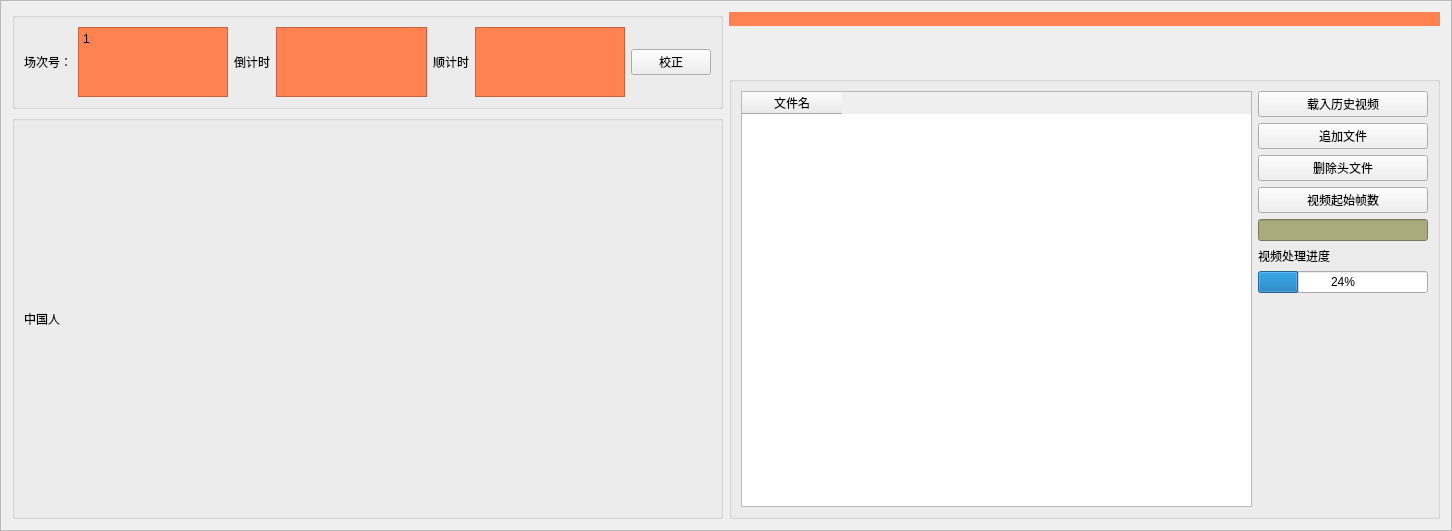
          <widget class="QFrame" name="frame">
           <property name="frameShape">
            <enum>QFrame::StyledPanel</enum>
           </property>
           <property name="frameShadow">
            <enum>QFrame::Raised</enum>
           </property>
           <layout class="QVBoxLayout" name="verticalLayout_20">
            <item>
             <layout class="QHBoxLayout" name="horizontalLayout_8" stretch="1,1">
              <item>
               <layout class="QVBoxLayout" name="verticalLayout_8" stretch="1,10">
                <item>
                 <widget class="QGroupBox" name="groupBox_2">
                  <property name="title">
                   <string/>
                  </property>
                  <layout class="QVBoxLayout" name="verticalLayout_18">
                   <item>
                    <layout class="QHBoxLayout" name="horizontalLayout_2">
                     <item>
                      <widget class="QLabel" name="label">
                       <property name="text">
                        <string>场次号：</string>
                       </property>
                      </widget>
                     </item>
                     <item>
                      <widget class="QTextEdit" name="sessionTextEdit">
                       <property name="styleSheet">
                        <string notr="true">background-color: rgb(255, 130, 80);</string>
                       </property>
                       <property name="html">
                        <string>&lt;!DOCTYPE HTML PUBLIC &quot;-//W3C//DTD HTML 4.0//EN&quot; &quot;http://www.w3.org/TR/REC-html40/strict.dtd&quot;&gt;
&lt;html&gt;&lt;head&gt;&lt;meta name=&quot;qrichtext&quot; content=&quot;1&quot; /&gt;&lt;style type=&quot;text/css&quot;&gt;
p, li { white-space: pre-wrap; }
&lt;/style&gt;&lt;/head&gt;&lt;body style=&quot; font-family:'SimSun'; font-size:9pt; font-weight:400; font-style:normal;&quot;&gt;
&lt;p style=&quot; margin-top:0px; margin-bottom:0px; margin-left:0px; margin-right:0px; -qt-block-indent:0; text-indent:0px;&quot;&gt;1&lt;/p&gt;&lt;/body&gt;&lt;/html&gt;</string>
                       </property>
                      </widget>
                     </item>
                     <item>
                      <widget class="QLabel" name="label_2">
                       <property name="text">
                        <string>倒计时</string>
                       </property>
                      </widget>
                     </item>
                     <item>
                      <widget class="QTextEdit" name="raceTimeTextEdit">
                       <property name="styleSheet">
                        <string notr="true">background-color: rgb(255, 130, 80);</string>
                       </property>
                      </widget>
                     </item>
                     <item>
                      <widget class="QLabel" name="label_20">
                       <property name="text">
                        <string>顺计时</string>
                       </property>
                      </widget>
                     </item>
                     <item>
                      <widget class="QTextEdit" name="CountRaceTimeTextEdit">
                       <property name="styleSheet">
                        <string notr="true">background-color: rgb(255, 130, 80);</string>
                       </property>
                      </widget>
                     </item>
                     <item>
                      <widget class="QPushButton" name="caliSessionCountDownBtn">
                       <property name="text">
                        <string>校正</string>
                       </property>
                      </widget>
                     </item>
                    </layout>
                   </item>
                  </layout>
                 </widget>
                </item>
                <item>
                 <widget class="QGroupBox" name="groupBox_3">
                  <property name="title">
                   <string/>
                  </property>
                  <layout class="QHBoxLayout" name="horizontalLayout_11">
                   <item>
                    <widget class="QLabel" name="imageLbl">
                     <property name="text">
                      <string>中国人</string>
                     </property>
                    </widget>
                   </item>
                  </layout>
                 </widget>
                </item>
               </layout>
              </item>
              <item>
               <layout class="QVBoxLayout" name="verticalLayout_19" stretch="0,1,10">
                <item>
                 <widget class="QLabel" name="versionNumLabel">
                  <property name="styleSheet">
                   <string notr="true">background-color: rgb(255, 130, 80);</string>
                  </property>
                  <property name="lineWidth">
                   <number>4</number>
                  </property>
                  <property name="text">
                   <string/>
                  </property>
                  <property name="alignment">
                   <set>Qt::AlignCenter</set>
                  </property>
                 </widget>
                </item>
                <item>
                 <spacer name="horizontalSpacer_2">
                  <property name="orientation">
                   <enum>Qt::Horizontal</enum>
                  </property>
                  <property name="sizeHint" stdset="0">
                   <size>
                    <width>318</width>
                    <height>20</height>
                   </size>
                  </property>
                 </spacer>
                </item>
                <item>
                 <widget class="QGroupBox" name="groupBox">
                  <property name="title">
                   <string/>
                  </property>
                  <layout class="QHBoxLayout" name="horizontalLayout_13">
                   <item>
                    <layout class="QHBoxLayout" name="horizontalLayout_12" stretch="3,1">
                     <item>
                      <widget class="QTableWidget" name="fileTableWidget">
                       <column>
                        <property name="text">
                         <string>文件名</string>
                        </property>
                       </column>
                      </widget>
                     </item>
                     <item>
                      <layout class="QVBoxLayout" name="verticalLayout_23" stretch="20,1,20">
                       <item>
                        <layout class="QVBoxLayout" name="verticalLayout_3">
                         <item>
                          <widget class="QPushButton" name="loadFileBtn">
                           <property name="text">
                            <string>载入历史视频</string>
                           </property>
                          </widget>
                         </item>
                         <item>
                          <widget class="QPushButton" name="appendFileBtn">
                           <property name="text">
                            <string>追加文件</string>
                           </property>
                          </widget>
                         </item>
                         <item>
                          <widget class="QPushButton" name="delFileBtn">
                           <property name="text">
                            <string>删除头文件</string>
                           </property>
                          </widget>
                         </item>
                         <item>
                          <widget class="QPushButton" name="delFileBtn_2">
                           <property name="text">
                            <string>视频起始帧数</string>
                           </property>
                          </widget>
                         </item>
                         <item>
                          <widget class="QLineEdit" name="videoPosLineEdit">
                           <property name="styleSheet">
                            <string notr="true">background-color: rgb(170, 170, 127);</string>
                           </property>
                          </widget>
                         </item>
                        </layout>
                       </item>
                       <item>
                        <layout class="QVBoxLayout" name="verticalLayout_21" stretch="0,2">
                         <item>
                          <widget class="QLabel" name="label_33">
                           <property name="text">
                            <string>视频处理进度</string>
                           </property>
                          </widget>
                         </item>
                         <item>
                          <widget class="QProgressBar" name="videoProgressBar">
                           <property name="value">
                            <number>24</number>
                           </property>
                          </widget>
                         </item>
                        </layout>
                       </item>
                       <item>
                        <spacer name="verticalSpacer">
                         <property name="orientation">
                          <enum>Qt::Vertical</enum>
                         </property>
                         <property name="sizeHint" stdset="0">
                          <size>
                           <width>20</width>
                           <height>238</height>
                          </size>
                         </property>
                        </spacer>
                       </item>
                      </layout>
                     </item>
                    </layout>
                   </item>
                  </layout>
                 </widget>
                </item>
               </layout>
              </item>
             </layout>
            </item>
           </layout>
          </widget>
